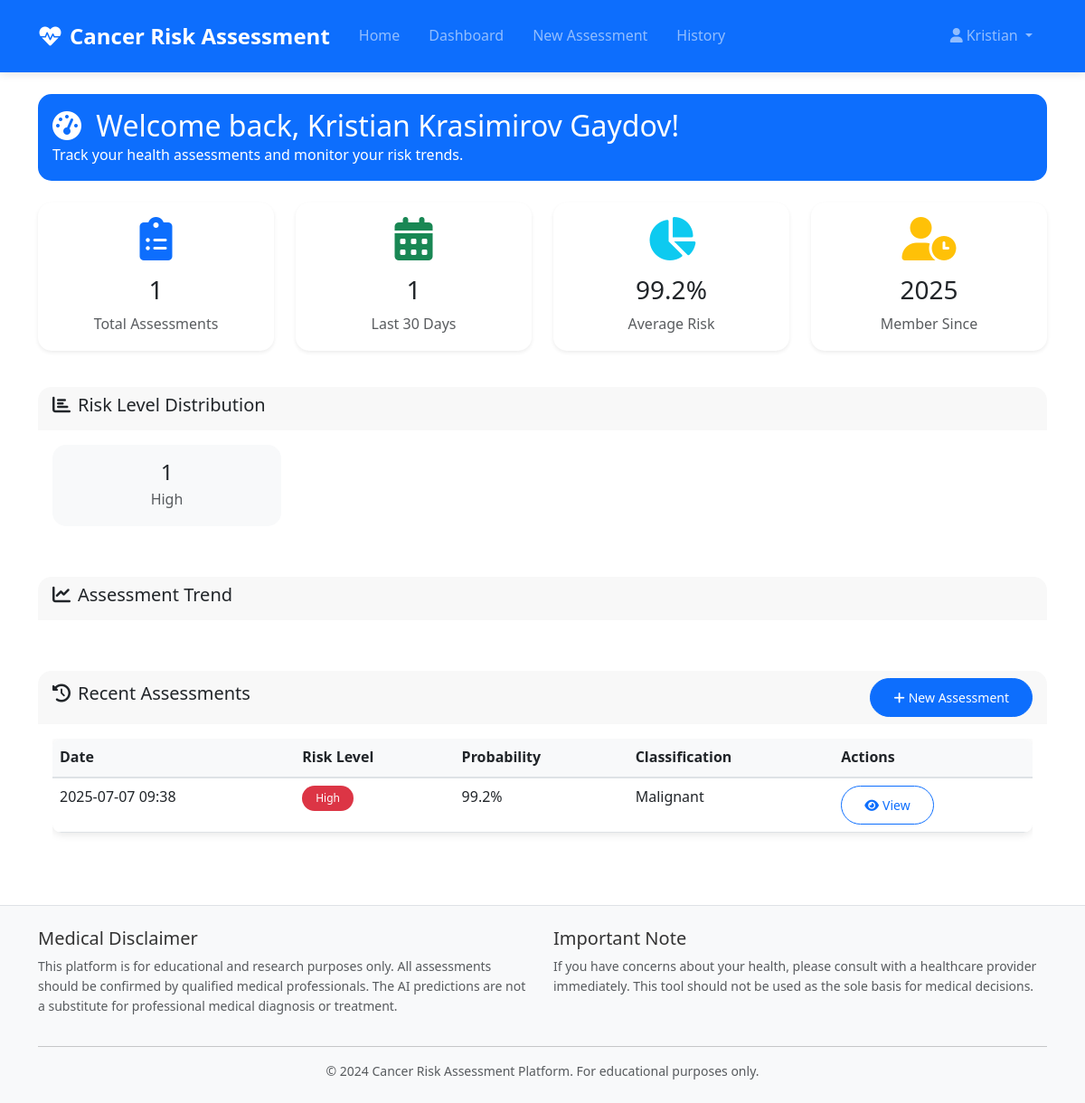
The page /dashboard/ (signed in) on the database its author committed.
### CancerRiskChecker/models/user.py (models this page shows, shortened)
class User(UserMixin, db.Model):
    __tablename__ = 'users'
    id = db.Column(db.Integer, primary_key=True)
    username = db.Column(db.String(64), unique=True, nullable=False, index=True)
    email = db.Column(db.String(120), unique=True, nullable=False, index=True)
    full_name = db.Column(db.String(100), nullable=True)
    password_hash = db.Column(db.String(256), nullable=False)
    created_at = db.Column(db.DateTime, default=datetime.utcnow, nullable=False)
    updated_at = db.Column(db.DateTime, default=datetime.utcnow, onupdate=datetime.utcnow)
    last_login = db.Column(db.DateTime, nullable=True)
    last_assessment = db.Column(db.DateTime, nullable=True)
    total_assessments = db.Column(db.Integer, default=0, nullable=False)
    is_active = db.Column(db.Boolean, default=True, nullable=False)
    is_admin = db.Column(db.Boolean, default=False, nullable=False)
    assessments = db.relationship('Assessment', backref='user', lazy='dynamic',
                                cascade='all, delete-orphan')
    def get_recent_assessments(self, limit=10):
        return self.assessments.order_by(
            db.desc('timestamp')
        ).limit(limit).all()
    def get_risk_distribution(self):
        from ..models.assessment import Assessment
        return db.session.query(
            Assessment.risk_level,
            db.func.count(Assessment.id).label('count')
        ).filter_by(user_id=self.id).group_by(Assessment.risk_level).all()

### CancerRiskChecker/models/assessment.py (models this page shows, shortened)
class Assessment(db.Model):
    __tablename__ = 'assessments'
    id = db.Column(db.Integer, primary_key=True)
    user_id = db.Column(db.Integer, db.ForeignKey('users.id'), nullable=False, index=True)
    timestamp = db.Column(db.DateTime, default=datetime.utcnow, nullable=False, index=True)
    radius_mean = db.Column(db.Float, nullable=False)
    texture_mean = db.Column(db.Float, nullable=False)
    perimeter_mean = db.Column(db.Float, nullable=False)
    area_mean = db.Column(db.Float, nullable=False)
    concave_points_mean = db.Column(db.Float, nullable=False)
    symmetry_mean = db.Column(db.Float, nullable=False)
    prediction_probability = db.Column(db.Float, nullable=False)
    prediction_class = db.Column(db.Integer, nullable=False)  # 0 for benign, 1 for malignant
    risk_level = db.Column(db.String(20), nullable=False, index=True)  # Very Low, Low, Moderate, High
    model_version = db.Column(db.String(50), default='1.0', nullable=False)
    processing_time = db.Column(db.Float, nullable=True)  # Time taken for prediction
    @property
    def prediction_text(self):
        return 'Malignant' if self.prediction_class == 1 else 'Benign'
    @property
    def probability_percentage(self):
        return round(self.prediction_probability * 100, 1)
    @property
    def risk_color(self):
        risk_colors = {
            'Very Low': 'success',
            'Low': 'primary',
            'Moderate': 'warning',
            'High': 'danger'
        }
        return risk_colors.get(self.risk_level, 'secondary')

### CancerRiskChecker/blueprints/dashboard.py (the view)
@dashboard_bp.route('/')
@login_required
def index():
    from ..models.assessment import Assessment
    from ..app import db
    recent_assessments = current_user.get_recent_assessments(limit=10)
    total_assessments = current_user.total_assessments
    risk_distribution = current_user.get_risk_distribution()
    last_30_days = datetime.utcnow() - timedelta(days=30)
    recent_count = Assessment.query.filter(
        Assessment.user_id == current_user.id,
        Assessment.timestamp >= last_30_days
    ).count()
    avg_risk = db.session.query(
        db.func.avg(Assessment.prediction_probability)
    ).filter_by(user_id=current_user.id).scalar()
    avg_risk = round(avg_risk * 100, 1) if avg_risk else 0
    trend_chart = None
    if recent_assessments:
        trend_chart = create_trend_chart(recent_assessments)
    stats = {
        'total_assessments': total_assessments,
        'recent_count': recent_count,
        'avg_risk': avg_risk,
        'risk_distribution': dict(risk_distribution) if risk_distribution else {}
    }
    return render_template('dashboard/index.html',
                         recent_assessments=recent_assessments,
                         stats=stats,
                         trend_chart=trend_chart)

### CancerRiskChecker/templates/dashboard/index.html (shortened to what this page needs)
{% extends "base.html" %}
{% block content %}
<div class="container my-4">
    <div class="row mb-4">
        <div class="col-12">
            <div class="card bg-primary text-white">
                <div class="card-body">
                    <h2 class="mb-0">
                        <i class="fas fa-tachometer-alt me-2"></i>
                        Welcome back, {{ current_user.full_name or current_user.username }}!
                    </h2>
                    <p class="mb-0">Track your health assessments and monitor your risk trends.</p>
                </div>
            </div>
        </div>
    </div>
    <div class="row mb-4">
        <div class="col-md-3 mb-3">
            <div class="card h-100 shadow-sm">
                <div class="card-body text-center">
                    <i class="fas fa-clipboard-list fa-3x text-primary mb-3"></i>
                    <h3 class="card-title">{{ stats.total_assessments }}</h3>
                    <p class="card-text text-muted">Total Assessments</p>
                </div>
            </div>
        </div>
        <div class="col-md-3 mb-3">
            <div class="card h-100 shadow-sm">
                <div class="card-body text-center">
                    <i class="fas fa-calendar-alt fa-3x text-success mb-3"></i>
                    <h3 class="card-title">{{ stats.recent_count }}</h3>
                    <p class="card-text text-muted">Last 30 Days</p>
                </div>
            </div>
        </div>
        <div class="col-md-3 mb-3">
            <div class="card h-100 shadow-sm">
                <div class="card-body text-center">
                    <i class="fas fa-chart-pie fa-3x text-info mb-3"></i>
                    <h3 class="card-title">{{ stats.avg_risk }}%</h3>
                    <p class="card-text text-muted">Average Risk</p>
                </div>
            </div>
        </div>
        <div class="col-md-3 mb-3">
            <div class="card h-100 shadow-sm">
                <div class="card-body text-center">
                    <i class="fas fa-user-clock fa-3x text-warning mb-3"></i>
                    <h3 class="card-title">
                        {{ current_user.created_at.strftime('%Y') }}
                    </h3>
                    <p class="card-text text-muted">Member Since</p>
                </div>
            </div>
        </div>
    </div>
    {% if stats.risk_distribution %}
    <div class="row mb-4">
        <div class="col-12">
            <div class="card">
                <div class="card-header">
                    <h5><i class="fas fa-chart-bar me-2"></i>Risk Level Distribution</h5>
                </div>
                <div class="card-body">
                    <div class="row">
                        {% for risk_level, count in stats.risk_distribution.items() %}
                        <div class="col-md-3 mb-3">
                            <div class="card border-0 bg-light">
                                <div class="card-body text-center">
                                    <h4 class="mb-1">{{ count }}</h4>
                                    <p class="text-muted mb-0">{{ risk_level }}</p>
                                </div>
                            </div>
                        </div>
                        {% endfor %}
                    </div>
                </div>
            </div>
        </div>
    </div>
    {% endif %}
    {% if trend_chart %}
    <div class="row mb-4">
        <div class="col-12">
            <div class="card">
                <div class="card-header">
                    <h5><i class="fas fa-chart-line me-2"></i>Assessment Trend</h5>
                </div>
                <div class="card-body">
                </div>
            </div>
        </div>
    </div>
    {% endif %}
    <div class="row">
        <div class="col-12">
            <div class="card">
                <div class="card-header d-flex justify-content-between align-items-center">
                    <h5><i class="fas fa-history me-2"></i>Recent Assessments</h5>
                    <a href="{{ url_for('assessment.index') }}" class="btn btn-primary btn-sm">
                        <i class="fas fa-plus me-1"></i>New Assessment
                    </a>
                </div>
                <div class="card-body">
                    {% if recent_assessments %}
                    <div class="table-responsive">
                        <table class="table table-hover">
                            <thead>
                                <tr>
                                    <th>Date</th>
                                    <th>Risk Level</th>
                                    <th>Probability</th>
                                    <th>Classification</th>
                                    <th>Actions</th>
                                </tr>
                            </thead>
                            <tbody>
                                {% for assessment in recent_assessments %}
                                <tr>
                                    <td>{{ assessment.timestamp.strftime('%Y-%m-%d %H:%M') }}</td>
                                    <td>
                                        <span class="badge bg-{{ assessment.risk_color }}">
                                            {{ assessment.risk_level }}
                                        </span>
                                    </td>
                                    <td>{{ assessment.probability_percentage }}%</td>
                                    <td>{{ assessment.prediction_text }}</td>
                                    <td>
                                        <a href="{{ url_for('assessment.result', assessment_id=assessment.id) }}"
                                           class="btn btn-sm btn-outline-primary">
                                            <i class="fas fa-eye me-1"></i>View
                                        </a>
                                    </td>
                                </tr>
                                {% endfor %}
                            </tbody>
                        </table>
                    </div>
                    {% endif %}
                </div>
            </div>
        </div>
    </div>
</div>
{% endblock %}

### CancerRiskChecker/templates/base.html (shortened to what this page needs)
<!DOCTYPE html>
<html lang="en">
<head>
    <link href="https://cdn.jsdelivr.net/npm/bootstrap@5.3.0/dist/css/bootstrap.min.css" rel="stylesheet">
    <link rel="stylesheet" href="https://cdnjs.cloudflare.com/ajax/libs/font-awesome/6.0.0/css/all.min.css">
    <link rel="stylesheet" href="{{ url_for('static', filename='css/style.css') }}">
</head>
<body>
    <nav class="navbar navbar-expand-lg navbar-dark bg-primary">
        <div class="container">
            <a class="navbar-brand" href="{{ url_for('main.index') }}">
                <i class="fas fa-heartbeat me-2"></i>Cancer Risk Assessment
            </a>
            <div class="collapse navbar-collapse" id="navbarNav">
                <ul class="navbar-nav me-auto">
                    <li class="nav-item">
                        <a class="nav-link" href="{{ url_for('main.index') }}">Home</a>
                    </li>
                    {% if current_user.is_authenticated %}
                    <li class="nav-item">
                        <a class="nav-link" href="{{ url_for('dashboard.index') }}">Dashboard</a>
                    </li>
                    <li class="nav-item">
                        <a class="nav-link" href="{{ url_for('assessment.index') }}">New Assessment</a>
                    </li>
                    <li class="nav-item">
                        <a class="nav-link" href="{{ url_for('assessment.history') }}">History</a>
                    </li>
                    {% endif %}
                </ul>
                <ul class="navbar-nav">
                    {% if current_user.is_authenticated %}
                    <li class="nav-item dropdown">
                        <a class="nav-link dropdown-toggle" href="#" id="navbarDropdown" role="button" data-bs-toggle="dropdown">
                            <i class="fas fa-user me-1"></i>{{ current_user.username }}
                        </a>
                    </li>
                    {% endif %}
                </ul>
            </div>
        </div>
    </nav>
    <main class="container-fluid">
        {% block content %}{% endblock %}
    </main>
    <footer class="bg-light mt-5 py-4">
        <div class="container">
            <div class="row">
                <div class="col-md-6">
                    <h5>Medical Disclaimer</h5>
                    <p class="text-muted small">
                        This platform is for educational and research purposes only.
                        All assessments should be confirmed by qualified medical professionals.
                        The AI predictions are not a substitute for professional medical diagnosis or treatment.
                    </p>
                </div>
                <div class="col-md-6">
                    <h5>Important Note</h5>
                    <p class="text-muted small">
                        If you have concerns about your health, please consult with a healthcare provider immediately.
                        This tool should not be used as the sole basis for medical decisions.
                    </p>
                </div>
            </div>
            <hr>
            <div class="row">
                <div class="col-12 text-center">
                    <p class="text-muted small mb-0">
                        &copy; 2024 Cancer Risk Assessment Platform. For educational purposes only.
                    </p>
                </div>
            </div>
        </div>
    </footer>
</body>
</html>

### CancerRiskChecker/static/css/style.css (style rules this page uses)
:root { --primary-color: #007bff; --secondary-color: #6c757d; --success-color: #28a745; --warning-color: #ffc107; --danger-color: #dc3545; --info-color: #17a2b8; --light-color: #f8f9fa; --dark-color: #343a40; }
body { font-family: 'Segoe UI', Tahoma, Geneva, Verdana, sans-serif; line-height: 1.6; color: #333; }
.card { border: none; border-radius: 15px; transition: transform 0.3s ease, box-shadow 0.3s ease; }
.card-header { border-radius: 15px 15px 0 0 !important; border-bottom: none; font-weight: 600; }
.btn { border-radius: 25px; padding: 10px 25px; font-weight: 500; transition: all 0.3s ease; }
.table { border-radius: 10px; overflow: hidden; box-shadow: 0 2px 10px rgba(0, 0, 0, 0.1); }
.table th { background-color: #f8f9fa; font-weight: 600; border-bottom: 2px solid #dee2e6; }
.badge { border-radius: 20px; padding: 8px 15px; font-weight: 500; }
.navbar { padding: 1rem 0; box-shadow: 0 2px 10px rgba(0, 0, 0, 0.1); }
.navbar-brand { font-size: 1.5rem; font-weight: 700; }
.nav-link { font-weight: 500; padding: 0.5rem 1rem !important; border-radius: 20px; transition: all 0.3s ease; }
footer { background-color: #f8f9fa; border-top: 1px solid #dee2e6; }

### rows shown on the page
User: username "Kristian", full_name "Kristian Krasimirov Gaydov", created_at "2025"
Assessment: count "1", risk_level "High", timestamp "2025-07-07 09:38", probability_percentage "99.2", prediction_text "Malignant"

### other values the page prints
{{ stats.total_assessments }} "1"
{{ stats.recent_count }} "1"
{{ stats.avg_risk }} "99.2"
